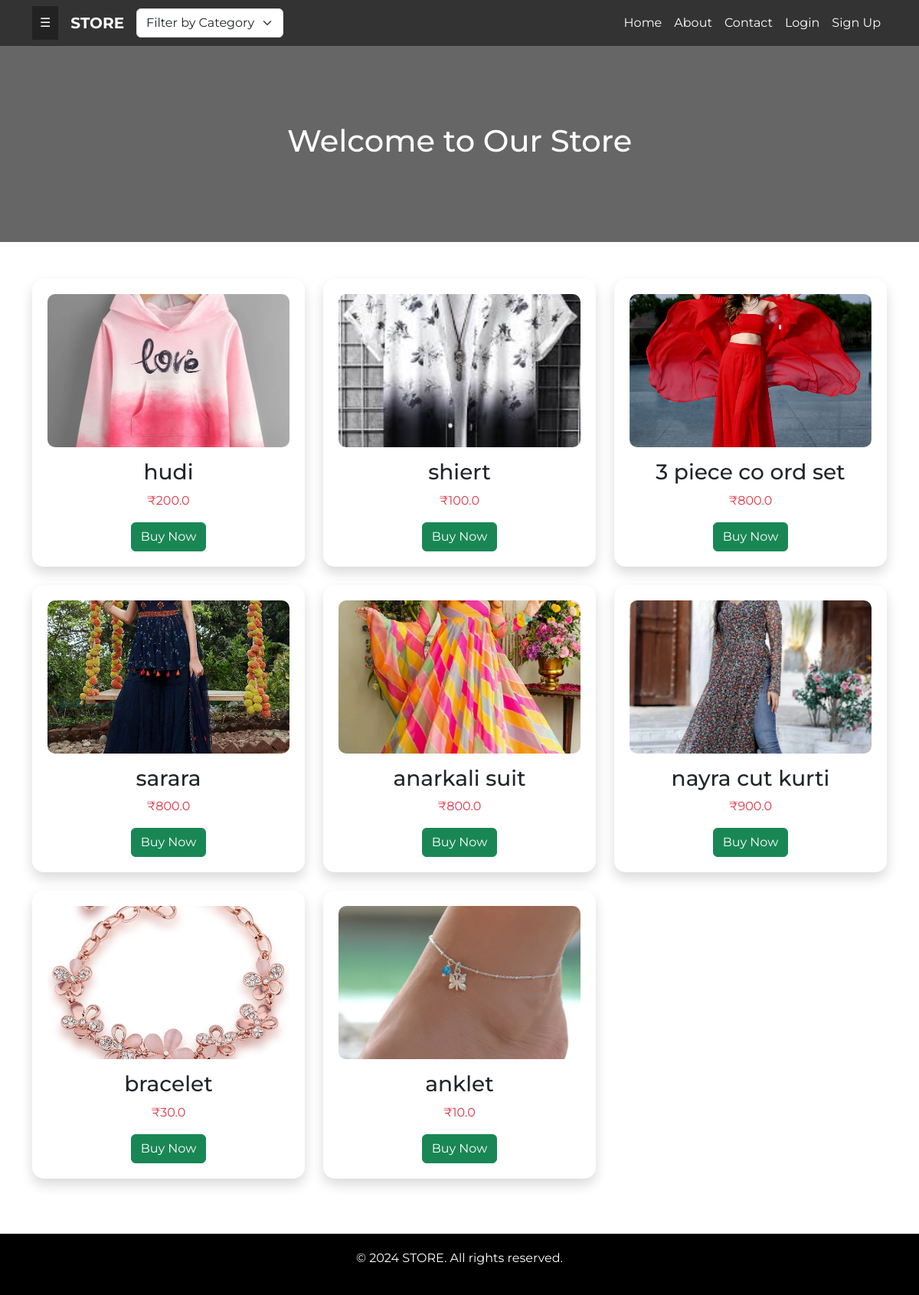
The page / on the database its author committed.
### reg/models.py (models this page shows, shortened)
class Product(models.Model):
    name = models.CharField(max_length=50)
    category = models.ForeignKey(Category, on_delete=models.CASCADE)
    desc = models.TextField()
    price = models.FloatField(default=0.0)
    available_quantity = models.PositiveIntegerField(default=0)  # Renamed for clarity
    product_image = models.ImageField(upload_to='product_images/', null=True, blank=True)
    seller = models.ForeignKey(User, on_delete=models.CASCADE, related_name='products', null=True, blank=True)
    print(seller)

### reg/views.py (the view)
# urls.py: path('', views.index, name="index"),
def index(request):
    products = Product.objects.all()
    categories = Category.objects.all()
    return render(request, 'index.html', {'categories': categories,'products': products})

### reg/templates/index.html (shortened to what this page needs)
{% load static %}
<!DOCTYPE html>
<html lang="en">
<head>
    <link rel="stylesheet" href="https://cdn.jsdelivr.net/npm/bootstrap@5.3.3/dist/css/bootstrap.min.css">
    <link rel="stylesheet" href="https://cdnjs.cloudflare.com/ajax/libs/font-awesome/4.7.0/css/font-awesome.min.css">
</head>
<body>
<nav class="navbar navbar-expand-lg fixed-top">
    <div class="container">
        <button class="toggle-btn me-3" onclick="toggleSidebar()">☰</button>
        <a class="navbar-brand" href="#">STORE</a>
        <div class="filter-container">
            <select class="form-select" aria-label="Category Filter">
                <option selected>Filter by Category</option>
            </select>
        </div>
        <div class="collapse navbar-collapse" id="navbarNav">
            <ul class="navbar-nav ms-auto">
                {% block ln %}
                <li class="nav-item"><a class="nav-link" href="#">Home</a></li>
                <li class="nav-item"><a class="nav-link" href="#">About</a></li>
                <li class="nav-item"><a class="nav-link" href="#">Contact</a></li>
                <li class="nav-item"><a class="nav-link" href="{% url 'login' %}">Login</a></li>
                <li class="nav-item"><a class="nav-link" href="{% url 'signup' %}">Sign Up</a></li>
                {% endblock ln %}
            </ul>
        </div>
    </div>
</nav>
<div class="hero-container">
    <h1>Welcome to Our Store</h1>
</div>
<div class="container my-5">
    <div class="row">
        {% for product in products %}
        <div class="col-md-4 mb-4">
            <div class="product-card shadow">
                <img src="{{ product.product_image.url }}" alt="{{ product.name }}">
                <h3 class="mt-3">{{ product.name }}</h3>
                <p class="text-danger">₹{{ product.price }}</p>
                <a href="{% if user.is_authenticated %}#{% else %}{% url 'signup' %}{% endif %}" class="btn btn-success">Buy Now</a>
            </div>
        </div>
        {% endfor %}
    </div>
</div>
<footer class="footer">
    <p>&copy; 2024 STORE. All rights reserved.</p>
</footer>
</body>
</html>

### rows shown on the page
Product: product_image (picture), name "hudi", price "200.0"
Product: product_image (picture), name "shiert", price "100.0"
Product: product_image (picture), name "3 piece co ord set", price "800.0"
Product: product_image (picture), name "sarara", price "800.0"
Product: product_image (picture), name "anarkali suit", price "800.0"
Product: product_image (picture), name "nayra cut kurti", price "900.0"
Product: product_image (picture), name "bracelet", price "30.0"
Product: product_image (picture), name "anklet", price "10.0"
